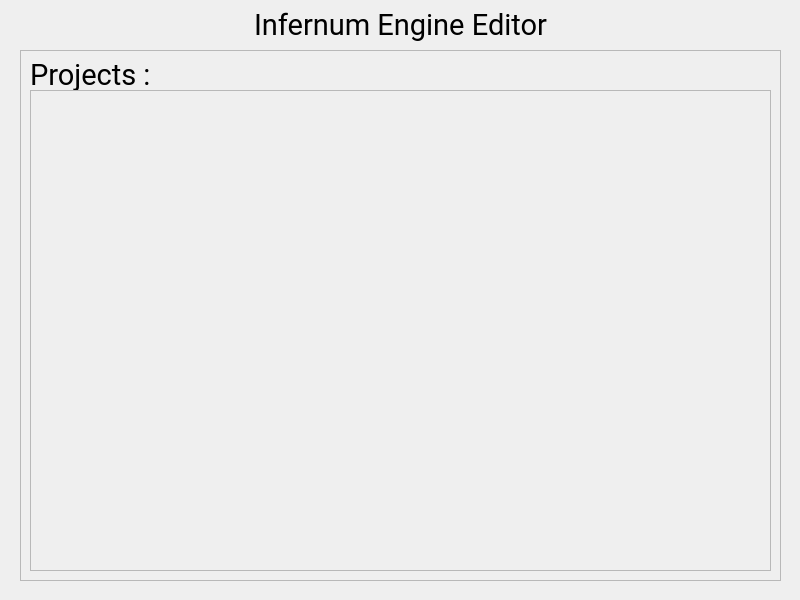
<?xml version="1.0" encoding="UTF-8"?>
<ui version="4.0">
 <class>MainWindow</class>
 <widget class="QMainWindow" name="MainWindow">
  <property name="geometry">
   <rect>
    <x>0</x>
    <y>0</y>
    <width>800</width>
    <height>600</height>
   </rect>
  </property>
  <property name="windowTitle">
   <string>MainWindow</string>
  </property>
  <widget class="QWidget" name="centralwidget">
   <widget class="QFrame" name="frame">
    <property name="geometry">
     <rect>
      <x>20</x>
      <y>50</y>
      <width>761</width>
      <height>531</height>
     </rect>
    </property>
    <property name="frameShape">
     <enum>QFrame::Shape::StyledPanel</enum>
    </property>
    <property name="frameShadow">
     <enum>QFrame::Shadow::Raised</enum>
    </property>
    <widget class="QLabel" name="label_2">
     <property name="geometry">
      <rect>
       <x>10</x>
       <y>5</y>
       <width>311</width>
       <height>41</height>
      </rect>
     </property>
     <property name="font">
      <font>
       <family>Roboto</family>
       <pointsize>22</pointsize>
      </font>
     </property>
     <property name="layoutDirection">
      <enum>Qt::LayoutDirection::LeftToRight</enum>
     </property>
     <property name="text">
      <string>Projects :</string>
     </property>
     <property name="scaledContents">
      <bool>true</bool>
     </property>
     <property name="alignment">
      <set>Qt::AlignmentFlag::AlignLeading|Qt::AlignmentFlag::AlignLeft|Qt::AlignmentFlag::AlignVCenter</set>
     </property>
     <property name="wordWrap">
      <bool>true</bool>
     </property>
    </widget>
    <widget class="QFrame" name="frame_2">
     <property name="geometry">
      <rect>
       <x>10</x>
       <y>40</y>
       <width>741</width>
       <height>481</height>
      </rect>
     </property>
     <property name="frameShape">
      <enum>QFrame::Shape::StyledPanel</enum>
     </property>
     <property name="frameShadow">
      <enum>QFrame::Shadow::Raised</enum>
     </property>
     <widget class="QWidget" name="horizontalLayoutWidget">
      <property name="geometry">
       <rect>
        <x>10</x>
        <y>10</y>
        <width>721</width>
        <height>471</height>
       </rect>
      </property>
      <layout class="QHBoxLayout" name="horizontalLayout">
       <item>
        <layout class="QGridLayout" name="gridLayout"/>
       </item>
      </layout>
     </widget>
    </widget>
   </widget>
   <widget class="QLabel" name="label">
    <property name="geometry">
     <rect>
      <x>0</x>
      <y>0</y>
      <width>801</width>
      <height>51</height>
     </rect>
    </property>
    <property name="font">
     <font>
      <family>Roboto</family>
      <pointsize>22</pointsize>
     </font>
    </property>
    <property name="text">
     <string>Infernum Engine Editor</string>
    </property>
    <property name="scaledContents">
     <bool>true</bool>
    </property>
    <property name="alignment">
     <set>Qt::AlignmentFlag::AlignCenter</set>
    </property>
    <property name="wordWrap">
     <bool>true</bool>
    </property>
   </widget>
  </widget>
 </widget>
 <resources/>
 <connections/>
</ui>
